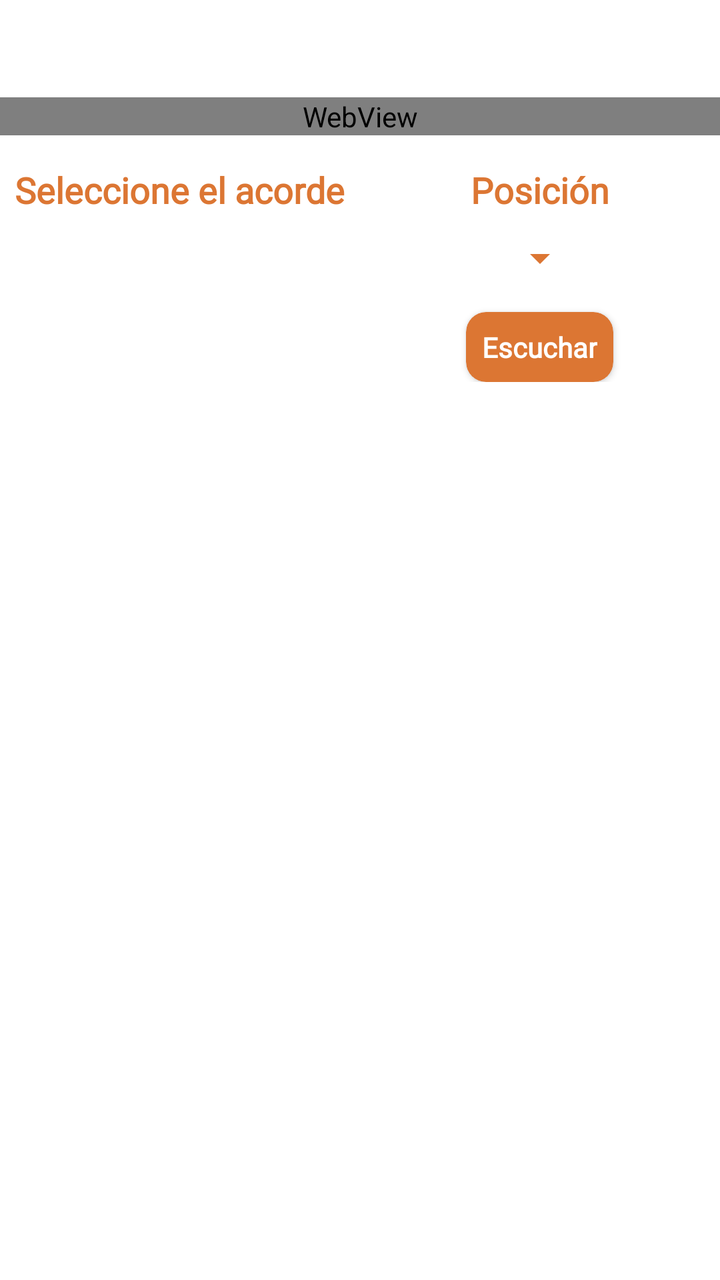
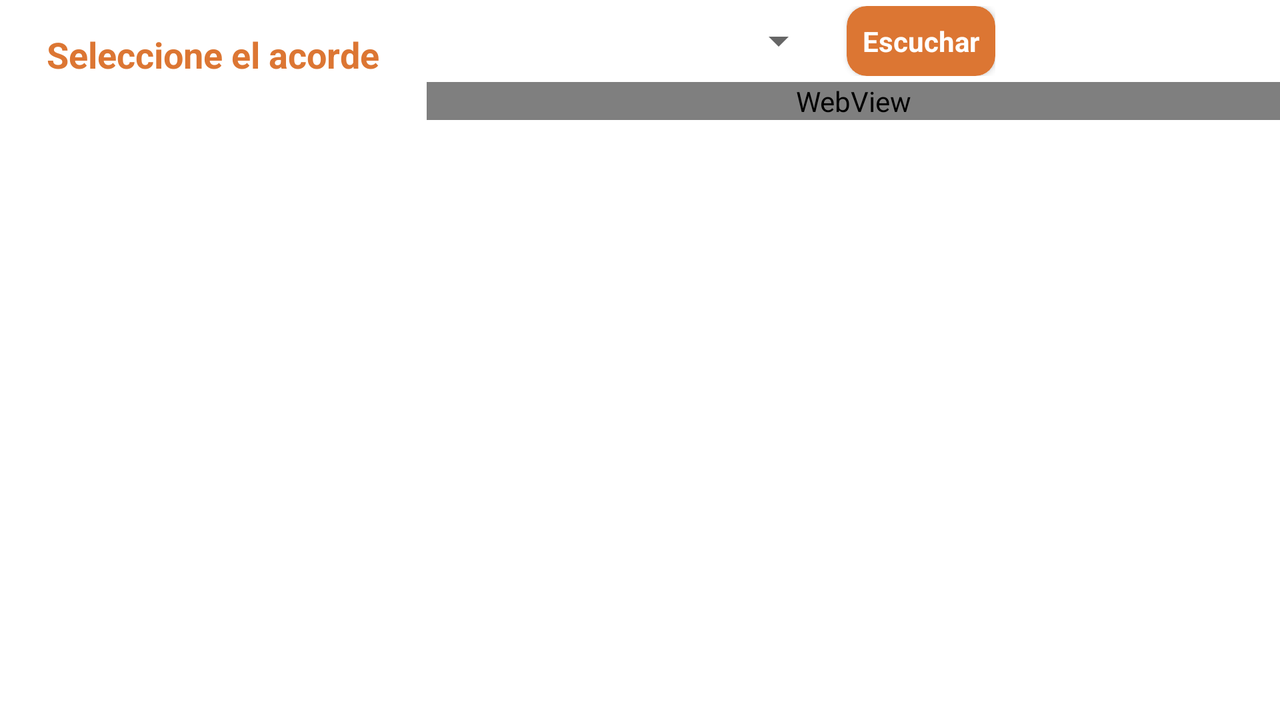

One screen, two layout resources from the same app: the default and the repository's alternative for another configuration. Each is rendered where Android would select it; the XML of both is given below.
<!-- AndroidManifest.xml: application theme AppTheme -->
<!-- res/layout/fragment_contenedor_circulos_menores.xml -->
<?xml version="1.0" encoding="utf-8"?>
<LinearLayout xmlns:android="http://schemas.android.com/apk/res/android"
    xmlns:app="http://schemas.android.com/apk/res-auto"
    xmlns:tools="http://schemas.android.com/tools"
    android:layout_width="match_parent"
    android:layout_height="match_parent"
    tools:context=".views.acordes.AcordesFragment"
    android:orientation="vertical"
    android:background="@color/colorFondo">

    <TextView
        android:id="@+id/tvacorde"
        android:layout_width="wrap_content"
        android:layout_height="wrap_content"
        android:text=""
        android:textSize="25dp"
        android:textStyle="bold"
        android:textColor="@color/colorTitulo"
        android:fontFamily="@font/fuente"
        android:layout_gravity="center_horizontal"
        android:layout_marginTop="5dp"/>

    <WebView
        android:layout_width="match_parent"
        android:layout_height="wrap_content"
        android:id="@+id/webview"
        android:layout_below="@+id/posiciones_spinner"
        android:layout_marginTop="10dp"/>


    <LinearLayout
        android:layout_width="match_parent"
        android:layout_height="wrap_content"
        android:orientation="horizontal">

        <LinearLayout
            android:layout_width="match_parent"
            android:layout_height="wrap_content"
            android:orientation="vertical"
            android:layout_weight="1">

            <TextView
                android:layout_width="wrap_content"
                android:layout_height="wrap_content"
                android:text="@string/seleccionacorde"
                android:textSize="18dp"
                android:textStyle="bold"
                android:textColor="@color/colorTitulo"
                android:fontFamily="@font/fuente"
                android:layout_gravity="center_horizontal"
                android:layout_marginTop="15dp"/>
            <androidx.recyclerview.widget.RecyclerView
                android:id="@+id/recyclerview"
                android:layout_width="match_parent"
                android:layout_height="wrap_content"
                android:layout_below="@+id/webview"
                android:scrollbars="horizontal"
                android:layout_weight="1"/>

        </LinearLayout>


        <LinearLayout
            android:layout_width="match_parent"
            android:layout_height="wrap_content"
            android:orientation="vertical"
            android:layout_weight="1">
            <TextView
                android:layout_width="wrap_content"
                android:layout_height="wrap_content"
                android:text="@string/posicion"
                android:textSize="18dp"
                android:textStyle="bold"
                android:textColor="@color/colorTitulo"
                android:fontFamily="@font/fuente"
                android:layout_gravity="center_horizontal"
                android:layout_marginTop="15dp"/>

            <Spinner
                android:id="@+id/posiciones_spinner"
                android:layout_width="wrap_content"
                android:layout_height="wrap_content"
                android:layout_marginTop="10dp"
                android:layout_gravity="center_horizontal"
                android:layout_weight="1"
                app:backgroundTint="@color/colorTitulo"/>

            <androidx.cardview.widget.CardView
                android:layout_width="wrap_content"
                android:layout_height="wrap_content"
                android:id="@+id/btnescuchar"
                android:layout_gravity="center_horizontal"
                android:layout_marginTop="15dp"
                app:cardCornerRadius="10dp"
                app:cardBackgroundColor="@color/colorPrimary"
                app:contentPadding="8dp"
                android:foreground="?android:attr/selectableItemBackground">
                <TextView
                    android:layout_width="wrap_content"
                    android:layout_height="wrap_content"
                    android:text="@string/escuchar"
                    android:textColor="#fff"
                    android:fontFamily="@font/fuente"
                    android:textStyle="bold"/>
            </androidx.cardview.widget.CardView>

        </LinearLayout>



    </LinearLayout>





</LinearLayout>
<!-- resources referenced by this layout -->
<resources>
  <color name="colorFondo">#ffffff</color>
  <color name="colorPrimary">#DC7633</color>
  <color name="colorTitulo">#DC7633</color>
  <string name="escuchar">Escuchar</string>
  <string name="posicion">Posición</string>
  <string name="seleccionacorde">Seleccione el acorde</string>
  <style name="AppTheme" parent="Theme.AppCompat.Light.DarkActionBar">
          
          <item name="colorPrimary">@color/colorPrimary</item>
          <item name="colorPrimaryDark">@color/colorPrimaryDark</item>
          <item name="colorAccent">@color/colorAccent</item>
          <item name="android:colorBackground">@color/colorFondo</item>
      </style>
  <color name="colorPrimaryDark">#AF601A</color>
  <color name="colorAccent">#D35400</color>
</resources>
<!-- res/layout-land/fragment_contenedor_circulos_menores.xml (the repository's variant of the layout above) -->
<!-- drawn on the phone turned sideways -->
<?xml version="1.0" encoding="utf-8"?>
<LinearLayout xmlns:android="http://schemas.android.com/apk/res/android"
    xmlns:app="http://schemas.android.com/apk/res-auto"
    xmlns:tools="http://schemas.android.com/tools"
    android:layout_width="match_parent"
    android:layout_height="match_parent"
    android:orientation="vertical"
    tools:context=".views.acordes.AcordesFragment">

    <LinearLayout
        android:layout_width="match_parent"
        android:layout_height="match_parent"
        android:orientation="horizontal">

        <LinearLayout
            android:layout_width="match_parent"
            android:layout_height="wrap_content"
            android:layout_weight="2"
            android:orientation="vertical">

            <TextView
                android:layout_width="wrap_content"
                android:layout_height="wrap_content"
                android:layout_gravity="center_horizontal"
                android:layout_marginTop="15dp"
                android:text="@string/seleccionacorde"
                android:textColor="@color/colorPrimary"
                android:textSize="18dp"
                android:textStyle="bold" />

            <androidx.recyclerview.widget.RecyclerView
                android:id="@+id/recyclerview"
                android:layout_width="match_parent"
                android:layout_height="wrap_content"
                android:layout_below="@+id/webview"
                android:layout_weight="1"
                android:scrollbars="horizontal" />


        </LinearLayout>

        <LinearLayout
            android:layout_width="match_parent"
            android:layout_height="match_parent"
            android:layout_weight="1"
            android:orientation="vertical">

            <LinearLayout
                android:layout_width="wrap_content"
                android:layout_height="wrap_content"
                android:orientation="horizontal"
                android:layout_gravity="center_horizontal"
                android:layout_marginTop="3dp">
                <TextView
                    android:id="@+id/tvacorde"
                    android:layout_width="wrap_content"
                    android:layout_height="wrap_content"
                    android:layout_gravity="center_vertical"
                    android:text=""
                    android:textColor="@color/colorPrimary"
                    android:textSize="25dp"
                    android:textStyle="bold" />
                <Spinner
                    android:id="@+id/posiciones_spinner"
                    android:layout_width="match_parent"
                    android:layout_height="wrap_content"
                    android:layout_gravity="center_vertical"
                    android:layout_weight="1"
                    android:layout_marginLeft="10dp"/>

                <androidx.cardview.widget.CardView
                    android:layout_width="wrap_content"
                    android:layout_height="wrap_content"
                    android:id="@+id/btnescuchar"
                    android:layout_gravity="center_vertical"
                    app:cardCornerRadius="10dp"
                    app:cardBackgroundColor="@color/colorPrimary"
                    app:contentPadding="8dp"
                    android:foreground="?android:attr/selectableItemBackground"
                    android:layout_marginLeft="10dp">
                    <TextView
                        android:layout_width="wrap_content"
                        android:layout_height="wrap_content"
                        android:text="@string/escuchar"
                        android:textColor="#fff"
                        android:textStyle="bold"/>
                </androidx.cardview.widget.CardView>

            </LinearLayout>


            <WebView
                android:id="@+id/webview"
                android:layout_width="match_parent"
                android:layout_height="wrap_content"
                android:layout_below="@+id/posiciones_spinner"
                android:layout_marginTop="3dp" />

        </LinearLayout>

    </LinearLayout>


</LinearLayout>
<!-- resources referenced by the variant -->
<!-- as the phone turned sideways resolves them -->
<resources>
  <color name="colorPrimary">#DC7633</color>
  <string name="escuchar">Escuchar</string>
  <string name="seleccionacorde">Seleccione el acorde</string>
  <style name="AppTheme" parent="Theme.AppCompat.Light.DarkActionBar">
          
          <item name="colorPrimary">@color/colorPrimary</item>
          <item name="colorPrimaryDark">@color/colorPrimaryDark</item>
          <item name="colorAccent">@color/colorAccent</item>
          <item name="android:colorBackground">@color/colorFondo</item>
      </style>
  <color name="colorPrimaryDark">#AF601A</color>
  <color name="colorAccent">#D35400</color>
  <color name="colorFondo">#ffffff</color>
</resources>
